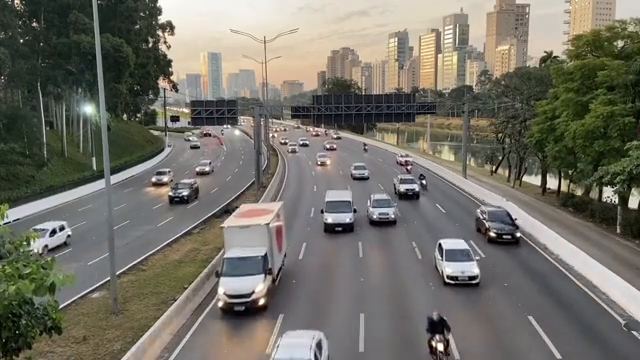
#> input picture frame 47 of MOG/traffic_video6.mp4, 640 x 360 px
$ python detect_mog2.py
#> lines starting #> are read from the running program, lines starting #| are printed output that depends on the picture; after the words box and inside, x2 and y2 are one past the last pixel; in counts of white or black regions, pixels touching at a corner belong together
import cv2
import numpy as np
import math

VIDEO_PATH = 'MOG/traffic_video6.mp4'
cap = cv2.VideoCapture(VIDEO_PATH)

if not cap.isOpened():
    raise FileNotFoundError(f"Error: Video '{VIDEO_PATH}' tidak dapat diakses.")

frame_width = int(cap.get(cv2.CAP_PROP_FRAME_WIDTH))
frame_height = int(cap.get(cv2.CAP_PROP_FRAME_HEIGHT))
fps = int(cap.get(cv2.CAP_PROP_FPS))
fourcc = cv2.VideoWriter_fourcc(*'mp4v')

# -------------------------------------------------------------
# INISIALISASI 4 EXPORT VIDEO WRITER TERPISAH
# -------------------------------------------------------------
out_layer1 = cv2.VideoWriter('MOG/layer1_roi.mp4', fourcc, fps, (frame_width, frame_height))
out_layer2 = cv2.VideoWriter('MOG/layer2_raw_mog.mp4', fourcc, fps, (frame_width, frame_height))
out_layer3 = cv2.VideoWriter('MOG/layer3_morphological.mp4', fourcc, fps, (frame_width, frame_height))
out_layer4 = cv2.VideoWriter('MOG/layer4_final_tracking.mp4', fourcc, fps, (frame_width, frame_height))

mog2 = cv2.createBackgroundSubtractorMOG2(history=500, varThreshold=40, detectShadows=True)
kernel_open = cv2.getStructuringElement(cv2.MORPH_RECT, (3, 3))
kernel_close = cv2.getStructuringElement(cv2.MORPH_RECT, (7, 7))

tracked_vehicles = {}
next_vehicle_id = 0
MAX_STATIONARY_FRAMES = 900

print("Memulai pemrosesan video dan mengekspor 4 file mp4...")

while True:
    ret, frame = cap.read()
#> frame is the input picture: shape (360, 640, 3); mean B, G, R 103.1, 112.7, 114.9
    if not ret:
         break

    h, w = frame.shape[:2]
#> h = 360; w = 640


    # LAYER 1: ORIGINAL + DYNAMIC ROI MASKING
    frame_roi_viz = frame.copy()
    roi_y1, roi_y2 = int(h * 0.2), h
#> roi_y1 = 72; roi_y2 = 360
    roi_x1, roi_x2 = int(w * 0.15), int(w * 0.75)
#> roi_x1 = 96; roi_x2 = 480

    cv2.rectangle(frame_roi_viz, (roi_x1, roi_y1), (roi_x2, roi_y2), (255, 0, 0), 3)
    cv2.putText(frame_roi_viz, "Layer 1: Dynamic ROI", (30, 50), cv2.FONT_HERSHEY_SIMPLEX, 1, (255, 0, 0), 3)
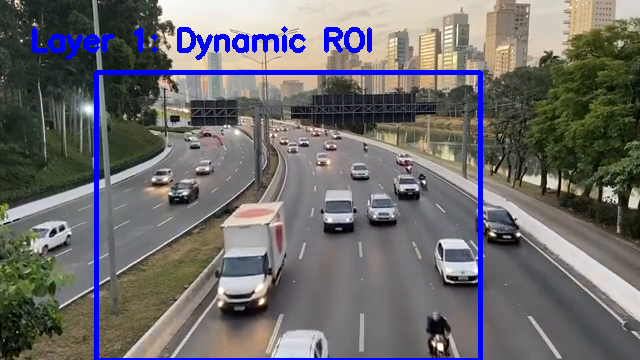
#> frame_roi_viz: shape (360, 640, 3); mean B, G, R 108.3, 107.5, 109.4

    roi = frame[roi_y1:roi_y2, roi_x1:roi_x2]
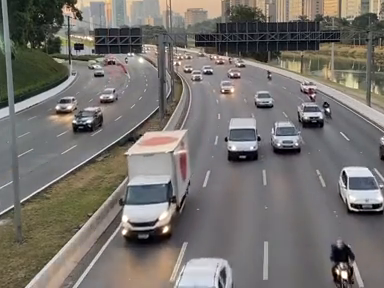
#> roi: shape (288, 384, 3); mean B, G, R 109.1, 113.5, 117.6


    # LAYER 2: RAW MOG2 BACKGROUND SUBTRACTION
    raw_fg_mask = mog2.apply(roi, learningRate=0.005)
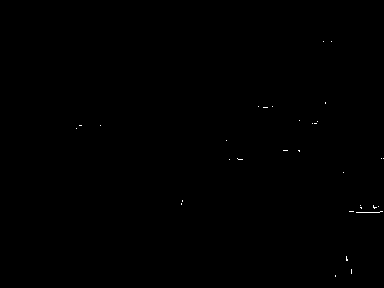
#> raw_fg_mask: shape (288, 384); values 127 (black) and 255 (white), 0.09% white in thin lines or dots, all inside (x1, y1, x2, y2) = (76, 41, 384, 277)
    _, raw_fg_mask = cv2.threshold(raw_fg_mask, 254, 255, cv2.THRESH_BINARY)

    full_raw_mask = np.zeros((h, w), dtype=np.uint8)
    full_raw_mask[roi_y1:roi_y2, roi_x1:roi_x2] = raw_fg_mask
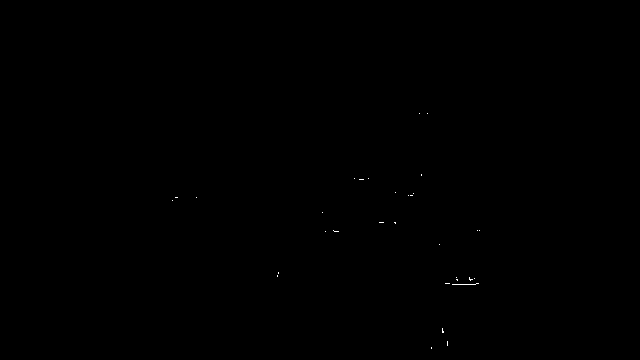
#> full_raw_mask: shape (360, 640); 0.04% white in thin lines or dots, all inside (x1, y1, x2, y2) = (172, 113, 480, 349)

    # Konversi 1-channel ke 3-channel (BGR) untuk export video
    layer2_bgr = cv2.cvtColor(full_raw_mask, cv2.COLOR_GRAY2BGR)
    cv2.putText(layer2_bgr, "Layer 2: Raw MOG2", (30, 50), cv2.FONT_HERSHEY_SIMPLEX, 1, (255, 255, 255), 3)
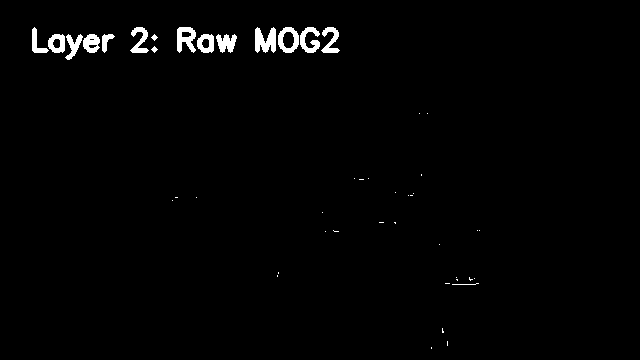
#> layer2_bgr: shape (360, 640, 3); 1.5% white; 47 white regions (31 under 20 px), largest, box (x1, y1, x2, y2) and area: (255, 27, 276, 53) 386, (177, 27, 196, 53) 320, (278, 27, 299, 53) 294

    # LAYER 3: MORPHOLOGICAL FILTERING (CLEANED MASK)
    fg_mask = cv2.morphologyEx(raw_fg_mask, cv2.MORPH_OPEN, kernel_open)
#> fg_mask: shape (288, 384); every value is 0
    fg_mask = cv2.morphologyEx(fg_mask, cv2.MORPH_CLOSE, kernel_close, iterations=2)

    full_filtered_mask = np.zeros((h, w), dtype=np.uint8)
    full_filtered_mask[roi_y1:roi_y2, roi_x1:roi_x2] = fg_mask
#> full_filtered_mask: shape (360, 640); every value is 0

    # Konversi 1-channel ke 3-channel (BGR) untuk export video
    layer3_bgr = cv2.cvtColor(full_filtered_mask, cv2.COLOR_GRAY2BGR)
#> layer3_bgr: shape (360, 640, 3); every value is 0
    cv2.putText(layer3_bgr, "Layer 3: Morphological Filter", (30, 50), cv2.FONT_HERSHEY_SIMPLEX, 1, (255, 255, 255), 3)
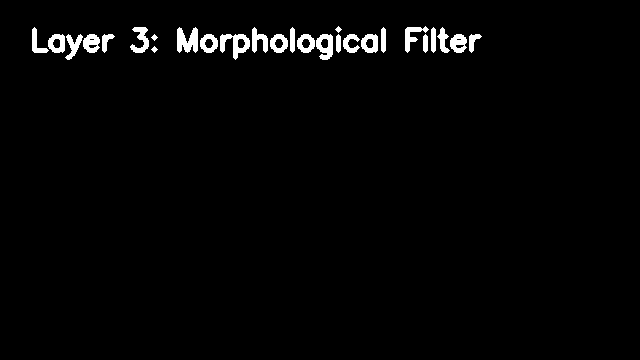
#> layer3_bgr: shape (360, 640, 3); 2.1% white; 27 white regions, largest, box (x1, y1, x2, y2) and area: (177, 27, 198, 53) 386, (220, 34, 250, 60) 377, (316, 34, 333, 60) 292


    # LAYER 4: CENTROID TRACKING & DYNAMIC QUEUING LOGIC
    contours, _ = cv2.findContours(fg_mask, cv2.RETR_EXTERNAL, cv2.CHAIN_APPROX_SIMPLE)
#> contours = []

    current_frame_centroids = []
    for cnt in contours:
        area = cv2.contourArea(cnt)
        if area > 300:
            x, y, w_box, h_box = cv2.boundingRect(cnt)
            aspect_ratio = float(w_box) / h_box
            if 0.3 < aspect_ratio < 3.0:
                global_x = x + roi_x1
                global_y = y + roi_y1
                cX = global_x + w_box // 2
                cY = global_y + h_box // 2
                current_frame_centroids.append((cX, cY, global_x, global_y, w_box, h_box))
#> this loop made 0 passes
#> after the loop, current_frame_centroids = []

    updated_vehicles = {}
    for (cX, cY, gx, gy, gw, gh) in current_frame_centroids:
        matched = False
        best_match_id = None
        min_dist = 50

        for v_id, (old_x, old_y, old_w, old_h, age) in tracked_vehicles.items():
            old_cX = old_x + old_w // 2
            old_cY = old_y + old_h // 2
            distance = math.sqrt((cX - old_cX)**2 + (cY - old_cY)**2)
            if distance < min_dist:
                min_dist = distance
                best_match_id = v_id

        if best_match_id is not None:
            updated_vehicles[best_match_id] = (gx, gy, gw, gh, 0)
            matched = True
        if not matched:
            updated_vehicles[next_vehicle_id] = (gx, gy, gw, gh, 0)
            next_vehicle_id += 1
#> after the loop, next_vehicle_id = 0; updated_vehicles = 0 items

    for v_id, (old_x, old_y, old_w, old_h, age) in tracked_vehicles.items():
        if v_id not in updated_vehicles:
            margin = 15
            if (old_y < roi_y1 + margin) or ((old_y + old_h) > roi_y2 - margin) or (old_x < roi_x1 + margin) or ((old_x + old_w) > roi_x2 - margin):
                continue
            if age < MAX_STATIONARY_FRAMES:
                updated_vehicles[v_id] = (old_x, old_y, old_w, old_h, age + 1)

    tracked_vehicles = updated_vehicles.copy()
#> tracked_vehicles = 0 items
    total_kendaraan = next_vehicle_id
#> total_kendaraan = 0

    for v_id, (x, y, w_box, h_box, age) in tracked_vehicles.items():
        color = (0, 0, 255) if age > 5 else (0, 255, 0)
        cv2.rectangle(frame, (x, y), (x + w_box, y + h_box), color, 2)
        cv2.putText(frame, f"ID:{v_id}", (x, y - 5), cv2.FONT_HERSHEY_SIMPLEX, 0.5, color, 2)

    T_base, t_clear, T_max = 15, 2.5, 60
    kalkulasi_waktu = T_base + (total_kendaraan * t_clear)
#> kalkulasi_waktu = 15
    durasi_total = min(T_max, int(kalkulasi_waktu))
#> durasi_total = 15

    cv2.putText(frame, f'Total Mobil: {total_kendaraan}', (20, 60), cv2.FONT_HERSHEY_SIMPLEX, 1, (0, 0, 255), 3)
    cv2.putText(frame, f'Waktu Hijau: {durasi_total}s', (20, 100), cv2.FONT_HERSHEY_SIMPLEX, 1, (0, 0, 255), 3)
    cv2.putText(frame, "Layer 4: Tracking & Logic", (20, 140), cv2.FONT_HERSHEY_SIMPLEX, 1, (0, 255, 255), 3)
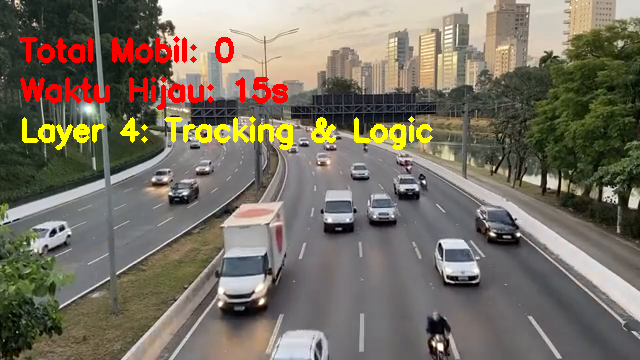
#> frame: shape (360, 640, 3); mean B, G, R 99.5, 113.2, 121.1

    # -------------------------------------------------------------
    # PENULISAN MASING-MASING FRAME KE FILE MP4
    # -------------------------------------------------------------
    out_layer1.write(frame_roi_viz)
    out_layer2.write(layer2_bgr)
    out_layer3.write(layer3_bgr)
    out_layer4.write(frame)

    # Menampilkan window
    cv2.imshow("Layer 1 - Dynamic ROI", frame_roi_viz)
    cv2.imshow("Layer 2 - Raw MOG2", layer2_bgr)
    cv2.imshow("Layer 3 - Morphological Filter", layer3_bgr)
    cv2.imshow("Layer 4 - Tracking & Decision Logic", frame)

    if cv2.waitKey(30) & 0xFF == ord('q'):
#> (key q is pressed here)
        break

cap.release()
out_layer1.release()
out_layer2.release()
out_layer3.release()
out_layer4.release()
cv2.destroyAllWindows()

print("Proses Selesai! 4 File MP4 telah berhasil diekspor di folder MOG/.")

$ run again, starting later in the video
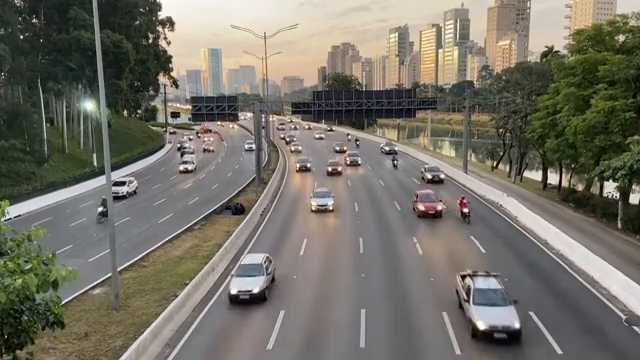
#> input picture frame 211 of MOG/traffic_video6.mp4, 640 x 360 px
#> frame is the input picture: shape (360, 640, 3); mean B, G, R 103.6, 113.9, 117.1
#> `roi = frame[roi_y1:roi_y2, roi_x1:roi_x2]`:
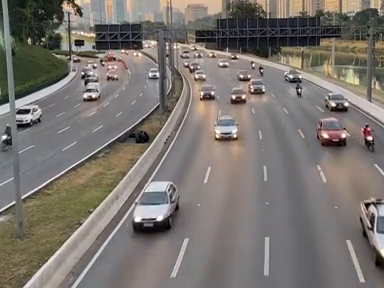
#> roi: shape (288, 384, 3); mean B, G, R 111, 116.3, 122.1
#> full_raw_mask: shape (360, 640); 0.02% white in thin lines or dots, all inside (x1, y1, x2, y2) = (135, 103, 474, 337)
#> fg_mask: shape (288, 384); every value is 0
#> full_filtered_mask: shape (360, 640); every value is 0
#> contours = []
#> after the loop `for (cX, cY, gx, gy, gw, gh) in current_frame_centroids:`: next_vehicle_id = 0; updated_vehicles = 0 items
#> total_kendaraan = 0
#> kalkulasi_waktu = 15
#> `cv2.putText(frame, "Layer 4: Tracking & Logic", (20, 140), cv2.FONT_HE..`:
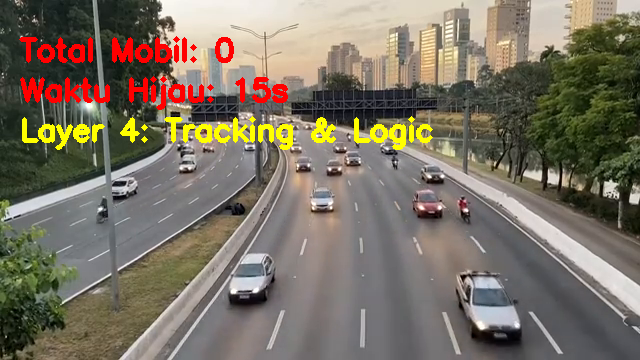
#> frame: shape (360, 640, 3); mean B, G, R 100.1, 114.5, 123.3

$ run again, starting later in the video
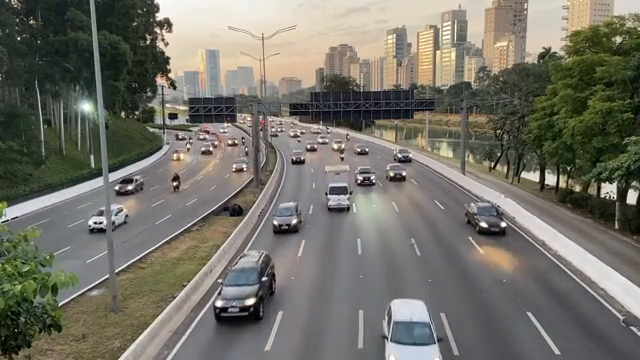
#> input picture frame 376 of MOG/traffic_video6.mp4, 640 x 360 px
#> frame is the input picture: shape (360, 640, 3); mean B, G, R 104.3, 113.8, 115.7
#> `roi = frame[roi_y1:roi_y2, roi_x1:roi_x2]`:
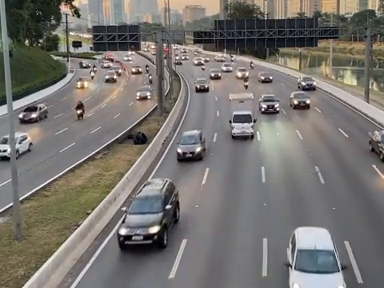
#> roi: shape (288, 384, 3); mean B, G, R 111.8, 115.9, 119.4
#> full_raw_mask: shape (360, 640); 0.02% white in thin lines or dots, all inside (x1, y1, x2, y2) = (98, 109, 480, 319)
#> fg_mask: shape (288, 384); every value is 0
#> full_filtered_mask: shape (360, 640); every value is 0
#> contours = []
#> after the loop `for (cX, cY, gx, gy, gw, gh) in current_frame_centroids:`: next_vehicle_id = 0; updated_vehicles = 0 items
#> total_kendaraan = 0
#> kalkulasi_waktu = 15
#> `cv2.putText(frame, "Layer 4: Tracking & Logic", (20, 140), cv2.FONT_HE..`:
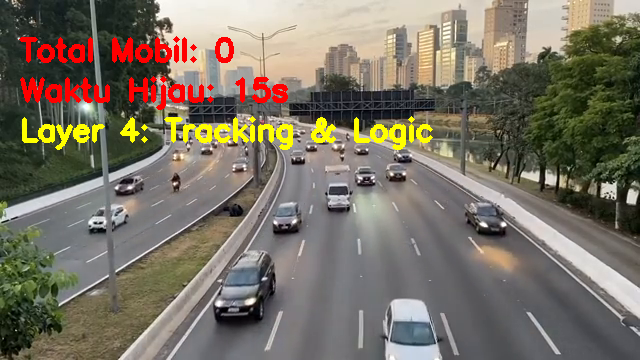
#> frame: shape (360, 640, 3); mean B, G, R 100.6, 114.3, 121.8
